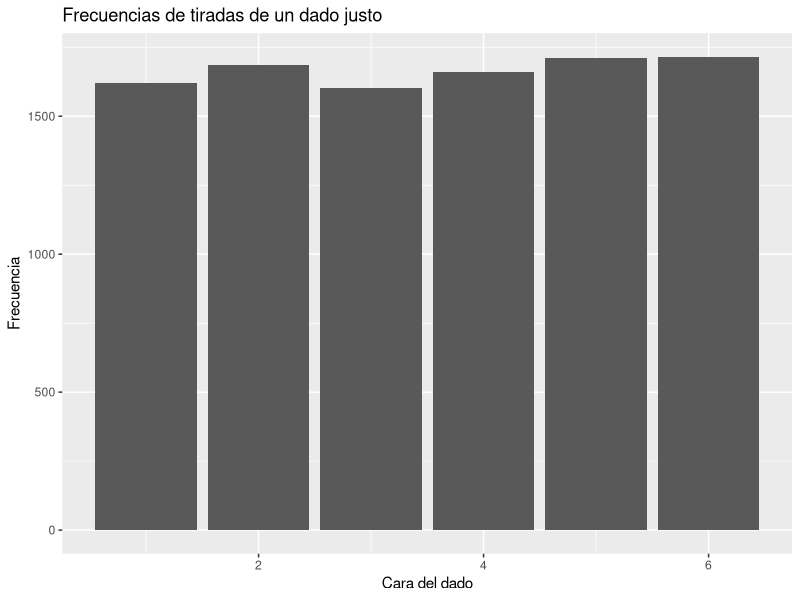

Source code (R):
library(ggplot2)

dado <- 1:6

tiradas <- sample(dado, 10000, replace = TRUE)

datos <- data.frame(tiradas)

ggplot(datos, aes(x = tiradas)) +
  geom_bar() +
  labs(title = "Frecuencias de tiradas de un dado justo",
       x = "Cara del dado",
       y = "Frecuencia")